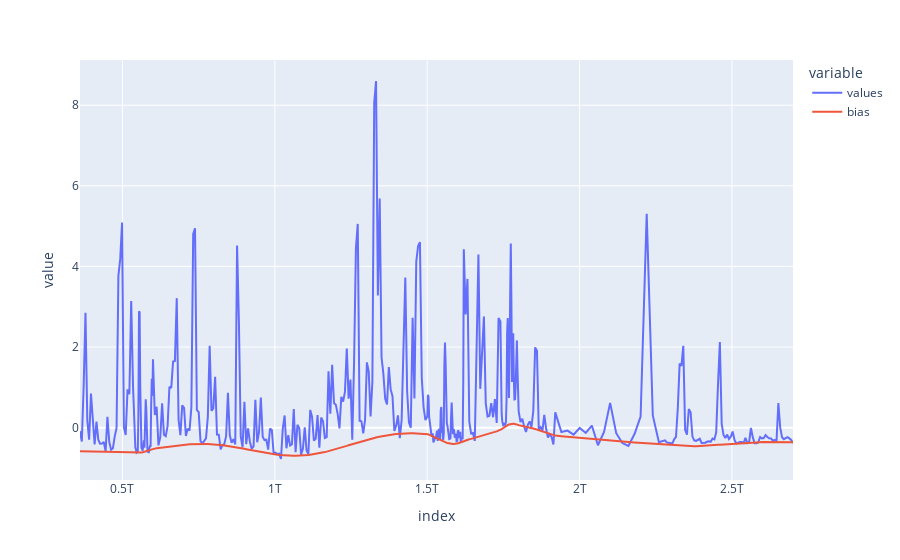

The notebook cell saved with this chart:
### Markdown cell above
Ensuite application du filtre passe bas sur ce minimum.

### Code cell
bias = tools.butter_lowpass_filter(bias.squeeze(), tools.BIAS_FREQ, 1 / tools.PERIOD[1])
newdf['bias'] = bias[tools.PADDING : -tools.PADDING]
newdf.plot()

### Figure 1 — Plotly figure (JSON) as saved in the notebook; plotly's stock layout.template omitted (floating-point values rounded to 4 significant figures; data arrays with more than 128 entries replaced by an {"elided": "..."} marker saying what was removed)
{"data": [{"hovertemplate": "variable=values<br>index=%{x}<br>value=%{y}<extra></extra>", "legendgroup": "values", "line": {"color": "#636efa", "dash": "solid"}, "mode": "lines", "name": "values", "orientation": "v", "showlegend": true, "type": "scatter", "x": {"elided": "429 int values"}, "xaxis": "x", "y": {"elided": "429 float values"}, "yaxis": "y"}, {"hovertemplate": "variable=bias<br>index=%{x}<br>value=%{y}<extra></extra>", "legendgroup": "bias", "line": {"color": "#EF553B", "dash": "solid"}, "mode": "lines", "name": "bias", "orientation": "v", "showlegend": true, "type": "scatter", "x": {"elided": "429 int values"}, "xaxis": "x", "y": {"elided": "429 float values"}, "yaxis": "y"}], "layout": {"legend": {"title": {"text": "variable"}, "tracegroupgap": 0}, "margin": {"t": 60}, "xaxis": {"anchor": "y", "domain": [0, 1], "title": {"text": "index"}}, "yaxis": {"anchor": "x", "domain": [0, 1], "title": {"text": "value"}}}}
